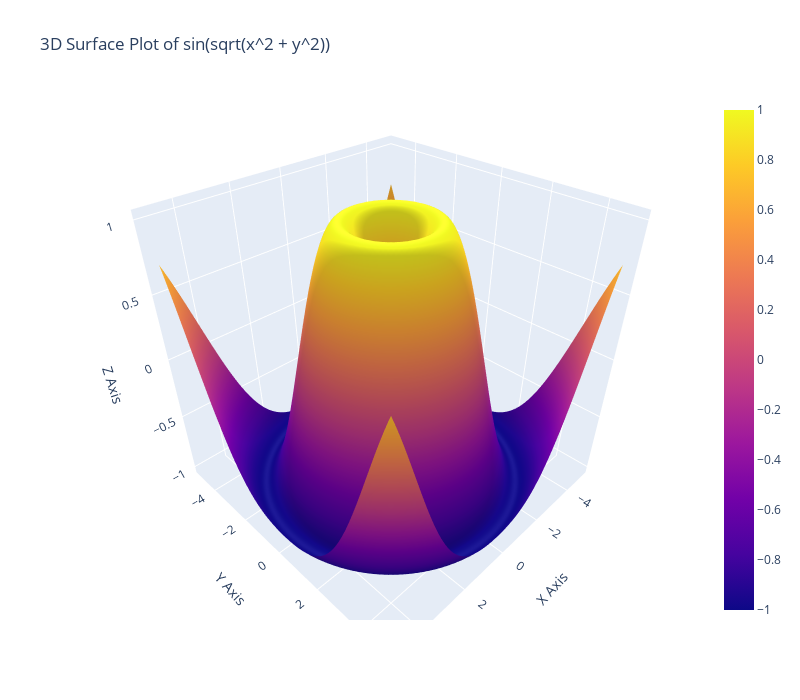

Here is the notebook cell this chart was saved with:
### Markdown cell above
4. Using the given x and y data, generate a 3D surface plot to visualize the function.

### Code cell
import numpy as np
import pandas as pd
import plotly.graph_objects as go

# Generate x, y, and z data
x = np.linspace(-5, 5, 100)
y = np.linspace(-5, 5, 100)
x, y = np.meshgrid(x, y)
z = np.sin(np.sqrt(x**2 + y**2))

# Flatten the data into a pandas DataFrame
data = {
    'X': x.flatten(),  # Flatten the array
    'Y': y.flatten(),  # Flatten the array
    'Z': z.flatten()   # Flatten the array
}
df = pd.DataFrame(data)

# Create the 3D surface plot using Plotly
fig = go.Figure(go.Surface(z=z, x=x, y=y))

# Customize the layout (optional)
fig.update_layout(
    title='3D Surface Plot of sin(sqrt(x^2 + y^2))',
    scene=dict(
        xaxis_title='X Axis',
        yaxis_title='Y Axis',
        zaxis_title='Z Axis'
    ),
    width=800,
    height=700
)

# Show the plot
fig.show()

### Figure 1 — Plotly figure (JSON) as saved in the notebook; plotly's stock layout.template omitted (floating-point values rounded to 4 significant figures; data arrays with more than 128 entries replaced by an {"elided": "..."} marker saying what was removed)
{"data": [{"type": "surface", "x": {"elided": "100x100 float values"}, "y": {"elided": "100x100 float values"}, "z": {"elided": "100x100 float values"}}], "layout": {"height": 700, "scene": {"aspectmode": "auto", "aspectratio": {"x": 1, "y": 1, "z": 1}, "camera": {"center": {"x": 0, "y": 0, "z": 0}, "eye": {"x": 1.151, "y": 1.151, "z": 1.151}, "projection": {"type": "perspective"}, "up": {"x": 0, "y": 0, "z": 1}}, "xaxis": {"title": {"text": "X Axis"}, "type": "linear"}, "yaxis": {"title": {"text": "Y Axis"}, "type": "linear"}, "zaxis": {"title": {"text": "Z Axis"}, "type": "linear"}}, "title": {"text": "3D Surface Plot of sin(sqrt(x^2 + y^2))"}, "width": 800}}
